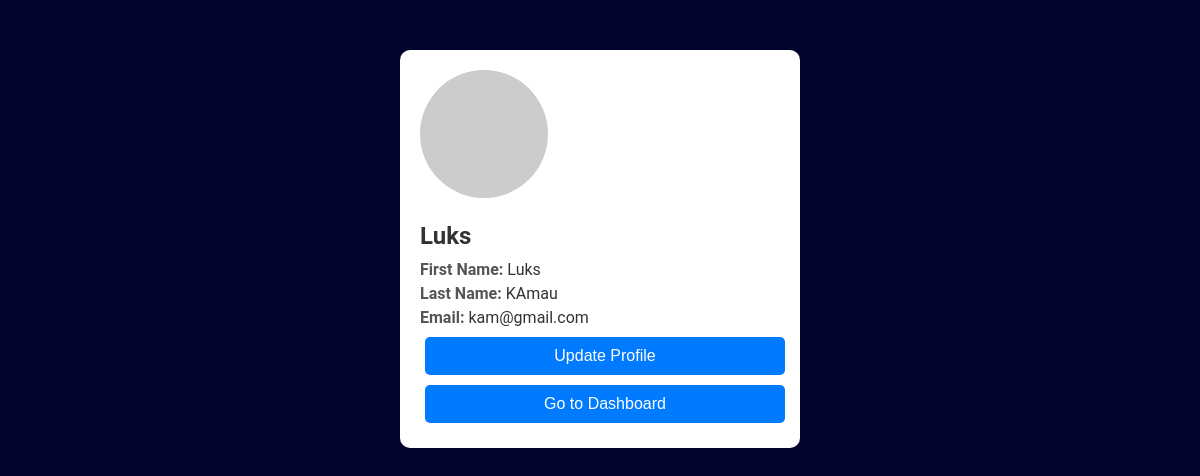
Screenshot of /profile (signed in) with the database file from the repository.
### app/models.py (models this page shows, shortened)
class User(UserMixin, db.Model):
    __tablename__ = "users"
    user_id = db.Column(db.Integer, primary_key=True)
    username = db.Column(db.String(50), unique=True, nullable=False)
    firstname = db.Column(db.String(50), nullable=False)
    lastname = db.Column(db.String(50), nullable=False)
    email = db.Column(db.String(100), unique=True, nullable=False)
    password_hash = db.Column(db.String(200), nullable=False)
    bio = db.Column(db.Text(200))
    profile_picture = db.Column(db.String(256))
    created_at = db.Column(db.DateTime, default=datetime.utcnow)
    updated_at = db.Column(
        db.DateTime,
        default=datetime.utcnow,
        onupdate=datetime.utcnow
    )
    skills = db.relationship('UserSkills', backref='user', lazy=True)
    projects = db.relationship('UserProject', backref='user', lazy=True)
    def avatar(self, size):
        digest = md5(self.email.lower().encode('utf-8')).hexdigest()
        return f'https://www.gravatar.com/avatar/{digest}?d=identicon&s={size}'

### app/views/main.py (the view)
@main_bp.route('/profile', methods=['GET'])
@login_required
def display_profile():
    return render_template('user/profile.html')

### app/models.py (called while the page is built)
@login_manager.user_loader
def load_user(user_id):
    return User.query.get(int(user_id))

### app/templates/user/profile.html (shortened to what this page needs)
<!DOCTYPE html>
<html lang="en">
<head>
    <link rel="stylesheet" href="{{ url_for('static', filename='css/styles.css') }}">
</head>
<body>
    <div class="profile-card">
        <img src="{{ current_user.avatar(128) }}" alt="Profile Picture" class="profile-image">
        <h3 class="card-title">{{ current_user.username }}</h3>
        <p class="card-text"><strong>First Name:</strong> <span class="user-firstname">{{ current_user.firstname }}</span></p>
        <p class="card-text"><strong>Last Name:</strong> <span class="user-lastname">{{ current_user.lastname }}</span></p>
        <p class="card-text"><strong>Email:</strong> <span class="user-email">{{ current_user.email }}</span></p>
        <a href="{{ url_for('main.update_profile') }}">
            <button class="btn">Update Profile</button>
        </a>
        <a href="{{ url_for('auth.dashboard') }}">
            <button class="btn">Go to Dashboard</button>
        </a>
    </div>
</body>
</html>

### app/static/css/styles.css (style rules this page uses)
* { box-sizing: border-box; margin: 0; padding: 0; }
html { overflow-x: hidden; scroll-behavior: smooth; }
body { background-color: #030530; color: white; font-family: "Roboto", sans-serif; width: 100vw; height: 100vh; overflow-x: hidden; }
.btn { background-color: #bdc667; font-size: 18px; display: block; padding: 3px; }
input[type="text"], input[type="password"], button { flex: 1; width: 100%; padding: 10px; border: 1px solid #ccc; border-radius: 4px; }
button { padding: 10px 20px; margin: 5px; border: none; border-radius: 5px; cursor: pointer; font-size: 14px; }
button { margin-right: 5px; padding: 5px 10px; cursor: pointer; }
.card-title { font-size: 1.5em; margin-bottom: 20px; }
.profile-card { background: #fff; border-radius: 10px; box-shadow: 0 4px 8px rgba(0, 0, 0, 0.1); padding: 20px; max-width: 400px; width: 100%; text-align: justify; margin: 0 auto; margin-top: 50px; }
.profile-card .profile-image { border-radius: 50%; width: 128px; height: 128px; object-fit: cover; margin-bottom: 20px; }
.profile-card .card-title { font-size: 24px; color: #333; margin-bottom: 10px; }
.profile-card .card-text { font-size: 16px; margin: 5px 0; }
.profile-card .card-text strong { color: #555; }
.profile-card .user-firstname, .profile-card .user-lastname, .profile-card .user-email { color: #333; }
.btn { background-color: #007bff; color: #fff; border: none; padding: 10px 20px; border-radius: 5px; cursor: pointer; font-size: 16px; transition: background-color 0.3s ease; margin-top: 10px; }
a { text-decoration: none; }

### rows the page displays
User: username "Luks", firstname "Luks", lastname "KAmau", email "kam@gmail.com"
